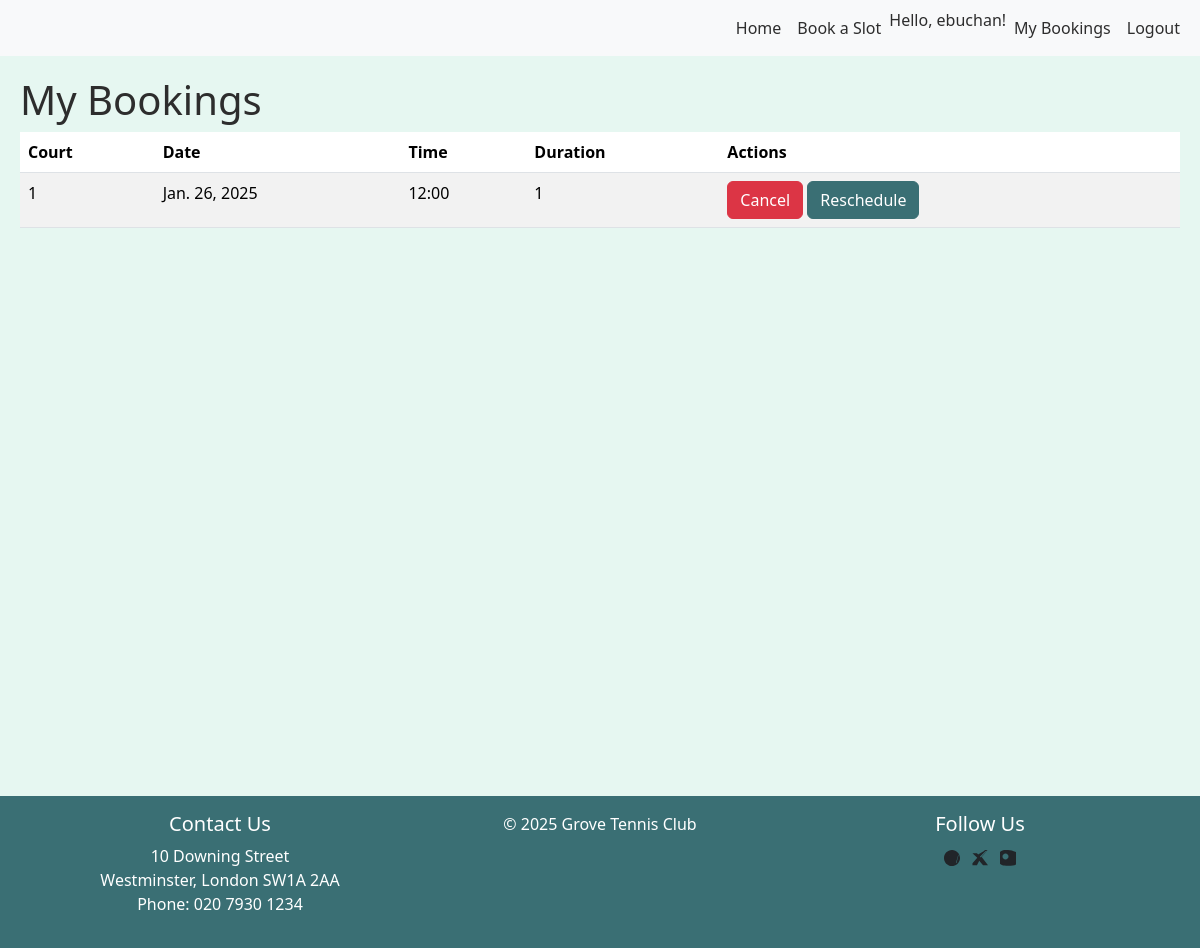
The page /bookings/ (signed in) on the database its author committed.
### bookings/models.py (models this page shows, shortened)
class Booking(models.Model):
    user = models.ForeignKey(User, on_delete=models.CASCADE, related_name='my_bookings')
    booked_by = models.ForeignKey(User, on_delete=models.CASCADE, related_name='assigned_bookings')
    court = models.ForeignKey(Court, on_delete=models.CASCADE)
    availability = models.ForeignKey(Availability, on_delete=models.CASCADE)
    booking_date = models.DateField()
    booking_time = models.TimeField()
    duration = models.IntegerField()
    is_active = models.BooleanField(default=True)

class Court(models.Model):
    court_number = models.IntegerField(unique=True)
    court_type = models.CharField(max_length=50)

### bookings/views.py (the view)
# urls.py: path('bookings/', views.view_bookings, name='view_bookings'),
@login_required
def view_bookings(request):
    bookings = Booking.objects.filter(user=request.user, is_active=True).order_by('booking_date', 'booking_time') #Only active bookings
    return render(request, 'bookings/dashboard.html', {'bookings': bookings})

### bookings/templates/bookings/dashboard.html (shortened to what this page needs)
{% extends "base_generic.html" %}
{% load static %}
{% load availability_filters %}
{% block content %}
<h1>My Bookings</h1>
{% if bookings %}
<table class="table table-striped">
    <thead>
        <tr>
            <th>Court</th>
            <th>Date</th>
            <th>Time</th>
            <th>Duration</th>
            <th>Actions</th>
        </tr>
    </thead>
    <tbody>
        {% for booking in bookings %}
        <tr>
            <td>{{ booking.court.court_number }}</td>
            <td>{{ booking.booking_date }}</td>
            <td>{{ booking.booking_time|time:"H:i" }}</td>
            <td>{{ booking.duration }}</td>
            <td>
                <button class="btn btn-danger cancel-button" data-booking-id="{{ booking.id }}">Cancel</button>
                <button class="btn btn-primary reschedule-button" data-booking-id="{{ booking.id }}"
                        data-booking-date="{{ booking.booking_date }}" data-booking-time="{{ booking.booking_time }}">
                    Reschedule
                </button>
            </td>
        </tr>
        {% endfor %}
    </tbody>
</table>
{% else %}
<p>You have no upcoming bookings.</p>
{% endif %}
<link rel="stylesheet" href="{% static 'css/style.css' %}">
{% endblock %}

### templates/base_generic.html (shortened to what this page needs)
{% load static %}
<!DOCTYPE html>
<html lang="en">
<head>
    <link href="https://cdn.jsdelivr.net/npm/bootstrap@5.3.2/dist/css/bootstrap.min.css" rel="stylesheet"
>
    <link rel="stylesheet" href="{% static 'css/style.css' %}">
</head>
<body>
    <header id="page-header">
        <nav class="navbar navbar-expand-lg navbar-light bg-light">
            <div class="container-fluid">
                <div class="collapse navbar-collapse" id="navbarNav">
                    <ul class="navbar-nav ms-auto">
                        <li class="nav-item">
                            <a class="nav-link" href="{% url 'home' %}">Home</a>
                        </li>
                        <li class="nav-item">
                            <a class="nav-link" href="{% url 'book_slot' %}">Book a Slot</a>
                        </li>
                        {% if user.is_authenticated %}
                        <li class="nav-item">Hello, {{ user.username }}!</li>
                        <li class="nav-item"> <a class="nav-link" href="{% url 'view_bookings' %}">My Bookings</a></li>
                        <li class="nav-item">
                            <a class="nav-link" href="{% url 'logout' %}">Logout</a>
                        </li>
                        {% endif %}
                    </ul>
                </div>
            </div>
        </nav>
    </header>
    <main id="page-content">
        {% block content %}{% endblock %}
    </main>
    <footer id="page-footer" class="bg-light text-center py-3 mt-auto">
        <div class="container">
            <div class="row">
                <div class="col-md-4">
                    <h5>Contact Us</h5>
                    <p>10 Downing Street<br>
                        Westminster, London SW1A 2AA<br>
                        Phone: 020 7930 1234</p>
                </div>
                <div class="col-md-4">
                    <p>&copy; 2025 Grove Tennis Club</p>
                </div>
                <div class="col-md-4">
                    <h5>Follow Us</h5>
                    <ul class="list-inline">
                        <li class="list-inline-item">
                            <a href="https://www.facebook.com/" target="_blank" class="text-decoration-none text-dark" aria-label="Facebook">
                            </a>
                        </li>
                        <li class="list-inline-item">
                            <a href="https://twitter.com/" target="_blank" class="text-decoration-none text-dark" aria-label="Twitter">
                                <svg xmlns="http://www.w3.org/2000/svg" width="16" height="16" fill="currentColor"
                                    class="bi bi-twitter-x" viewBox="0 0 16 16">
                                    <path
                                        d="M12.6.75h2.454l-5.36 6.142L16 15.25h-4.932l-3.867-4.382L4.94 15.25H.48v-2.108l4.777-5.392L.479 3.14h4.495l3.867 4.382L15.52 0h-2.92zM6.252 8.338l-2.29-2.62L12.485.75h1.516z" />
                                </svg>
                            </a>
                        </li>
                        <li class="list-inline-item">
                            <a href="https://www.instagram.com/" target="_blank" class="text-decoration-none text-dark" aria-label="Instagram">
                            </a>
                        </li>
                    </ul>
                </div>
            </div>
        </div>
    </footer>
</body>
</html>

### static/css/style.css (style rules this page uses)
:root { --primary-bg: #E6F7F1; --secondary-bg: #B2C2E0; --primary-accent: #3A6F74; --secondary-accent: #5C88C8; --light-text: #FFFFFF; --dark-text: #2D2D2D; }
body { background-color: var(--primary-bg); color: var(--dark-text); display: flex; flex-direction: column; margin: 0; min-height: 100vh; }
.navbar { background-color: var(--secondary-bg); }
.navbar-light .navbar-nav .nav-link { color: var(--dark-text); }
.btn-primary { background-color: var(--primary-accent); border-color: var(--primary-accent); color: var(--light-text); }
#page-footer { background-color: var(--primary-accent) !important; color: var(--light-text); padding: 1rem; margin-top: auto; width: 100%; }
#page-footer a { color: var(--light-text); }
#page-footer h5 { color: var(--light-text); }
#page-content { padding: 20px; min-height: calc(100vh - 120px); margin-bottom: 60px; }
.table { width: 100%; }
.text-center { text-align: center; }

### rows shown on the page
Booking: court.court_number "1", booking_date "Jan. 26, 2025", booking_time "12:00", duration "1"

### other values the page prints
{{ user.username }} "ebuchan"
